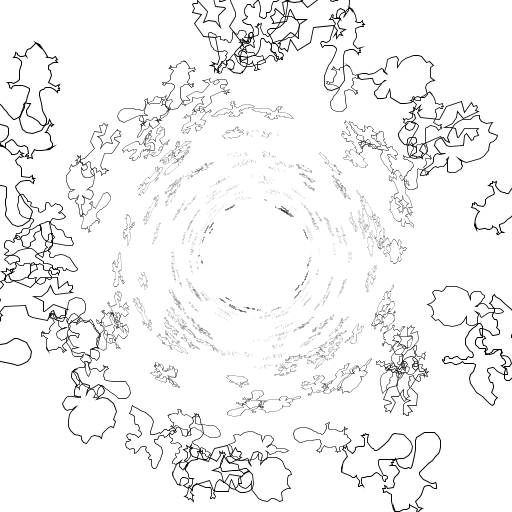
Frame 1 (no input)
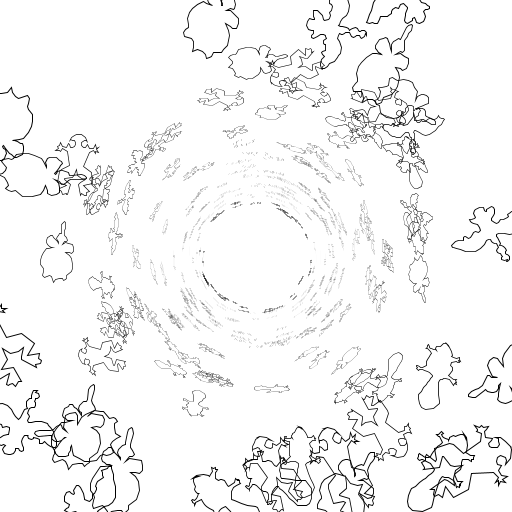
Frame 2 (the mouse pressed at the canvas centre, redrawn once)

The Processing sketch that drew these frames (run headless with seeded random() and noise(); the mouse was pressed at the canvas centre and the sketch redrawn once):

// Processing sketch: creature_tunnel
// ── creature_tunnel.pde
void setup() {
  size(512,512);
}

final float BASE_ANIMAL_SCALE = 100.0;
final float TUNNEL_RADIUS = 50;

void drawAnimal(float[][] pts) {
  beginShape();
  for(int i = 0; i < pts.length; i++) {
    vertex(BASE_ANIMAL_SCALE*pts[i][0] - BASE_ANIMAL_SCALE/2,
           BASE_ANIMAL_SCALE*pts[i][1] - BASE_ANIMAL_SCALE/2); 
  }
  endShape(CLOSE); 
}

void transformToTunnelPoint() {
   float theta, zz, r, dx, dy, tx, ty, tunneldist;
   do {
     theta = random(TWO_PI);
     // Bastardization of perspective transform.
     zz = random(5) + 1.0;
     r = height/2 + TUNNEL_RADIUS;
     dx = r * cos(theta) / zz;
     dy = r * sin(theta) / zz;
     tx = width/2 + dx;
     ty = height/2 + dy;
     tunneldist = sqrt(dx*dx + dy*dy);
     // Rejection sampling.
   } while (tunneldist < TUNNEL_RADIUS);
   
   translate(tx, ty);
   
   float persp = (tunneldist - TUNNEL_RADIUS + 25) / (height/2);
   // Persepective attentuation.
   float angle = atan2(dy, dx);
   rotate(angle);
   scale(min(1.0,persp*persp*persp*2), min(1.0,persp));
   rotate(-angle);
   
   // Random rotation.
   rotate(random(2*PI));
}

void draw() {
  background(0xffffff);
  fill(0,0,0,0);
  for (int i = 0; i < 300; i++) {
    pushMatrix();
     transformToTunnelPoint();
     drawAnimal(ANIMALS[floor(random(ANIMALS.length))]);
    popMatrix(); 
  }
  noLoop();
}

// ── animals.pde
final float[][] GOOSE = 
{{0.53515625,0.14648438},
{0.56640625,0.14648438},
{0.5839844,0.17382812},
{0.5800781,0.19335938},
{0.5644531,0.20507812},
{0.5625,0.22070312},
{0.5644531,0.23632812},
{0.5761719,0.24414062},
{0.5878906,0.27148438},
{0.58984375,0.2890625},
{0.5683594,0.30664062},
{0.5546875,0.3203125},
{0.5546875,0.34375},
{0.5546875,0.37109375},
{0.5703125,0.37695312},
{0.5839844,0.3984375},
{0.5839844,0.41601562},
{0.5839844,0.4375},
{0.60546875,0.44726562},
{0.6308594,0.44335938},
{0.6582031,0.41210938},
{0.7167969,0.38085938},
{0.7734375,0.37695312},
{0.79296875,0.38671875},
{0.82421875,0.40039062},
{0.8652344,0.42382812},
{0.8984375,0.46679688},
{0.9316406,0.49023438},
{0.953125,0.515625},
{0.9589844,0.52734375},
{0.9589844,0.55078125},
{0.9355469,0.5683594},
{0.91015625,0.5703125},
{0.8730469,0.56640625},
{0.84375,0.5566406},
{0.83203125,0.55078125},
{0.81640625,0.5761719},
{0.796875,0.5878906},
{0.79296875,0.58203125},
{0.7753906,0.5527344},
{0.7558594,0.55078125},
{0.71875,0.56640625},
{0.71875,0.57421875},
{0.7050781,0.5878906},
{0.67578125,0.5957031},
{0.65625,0.5703125},
{0.65625,0.5683594},
{0.6308594,0.5839844},
{0.62890625,0.5859375},
{0.6230469,0.6171875},
{0.6269531,0.6542969},
{0.6542969,0.6816406},
{0.66796875,0.7011719},
{0.6777344,0.7246094},
{0.67578125,0.7441406},
{0.65234375,0.7441406},
{0.62890625,0.734375},
{0.60546875,0.7421875},
{0.609375,0.7636719},
{0.6035156,0.796875},
{0.5839844,0.81640625},
{0.5625,0.8300781},
{0.5234375,0.83203125},
{0.49414062,0.8105469},
{0.49414062,0.7832031},
{0.49414062,0.7597656},
{0.47851562,0.7578125},
{0.46484375,0.7792969},
{0.40625,0.7871094},
{0.3984375,0.7714844},
{0.3984375,0.7480469},
{0.41992188,0.7050781},
{0.43359375,0.6816406},
{0.47070312,0.65234375},
{0.48046875,0.6425781},
{0.46289062,0.5957031},
{0.453125,0.5859375},
{0.42382812,0.5859375},
{0.39257812,0.609375},
{0.3671875,0.59375},
{0.328125,0.59375},
{0.3125,0.6074219},
{0.3046875,0.625},
{0.2734375,0.63671875},
{0.25585938,0.63671875},
{0.22265625,0.6171875},
{0.19335938,0.6113281},
{0.171875,0.62890625},
{0.15234375,0.6464844},
{0.140625,0.6640625},
{0.115234375,0.6425781},
{0.091796875,0.62890625},
{0.068359375,0.625},
{0.046875,0.60546875},
{0.0625,0.5917969},
{0.103515625,0.5449219},
{0.14257812,0.5136719},
{0.19335938,0.45507812},
{0.28320312,0.39453125},
{0.34375,0.390625},
{0.39257812,0.40820312},
{0.42773438,0.43945312},
{0.45898438,0.45507812},
{0.48828125,0.46679688},
{0.5019531,0.46679688},
{0.50390625,0.46679688},
{0.5097656,0.4453125},
{0.5097656,0.421875},
{0.5097656,0.37695312},
{0.51171875,0.34960938},
{0.5292969,0.33398438},
{0.5175781,0.31835938},
{0.5019531,0.30078125},
{0.49414062,0.2734375},
{0.49804688,0.24414062},
{0.5097656,0.234375},
{0.51953125,0.22265625},
{0.51953125,0.203125},
{0.51171875,0.1953125},
{0.5058594,0.16601562},
{0.5058594,0.14648438},
{0.51953125,0.1328125},
{0.5390625,0.12695312},
{0.5488281,0.12695312}};

final float[][] BEAVER = 
{{0.45117188,0.037109375},
{0.49414062,0.048828125},
{0.5527344,0.107421875},
{0.5839844,0.15429688},
{0.5839844,0.171875},
{0.6074219,0.16796875},
{0.6425781,0.16796875},
{0.66796875,0.13867188},
{0.6777344,0.16015625},
{0.6972656,0.17382812},
{0.6738281,0.18359375},
{0.6953125,0.203125},
{0.6699219,0.20898438},
{0.6542969,0.203125},
{0.6074219,0.2421875},
{0.6171875,0.27929688},
{0.63671875,0.29296875},
{0.6464844,0.3046875},
{0.6542969,0.3359375},
{0.640625,0.39453125},
{0.640625,0.4140625},
{0.7109375,0.44335938},
{0.7480469,0.41796875},
{0.7421875,0.43945312},
{0.7597656,0.45117188},
{0.7441406,0.45898438},
{0.7636719,0.47460938},
{0.7441406,0.48242188},
{0.7402344,0.50390625},
{0.7050781,0.4765625},
{0.66796875,0.46289062},
{0.6171875,0.47265625},
{0.59765625,0.48828125},
{0.5859375,0.49804688},
{0.56640625,0.5058594},
{0.5605469,0.5234375},
{0.56640625,0.5546875},
{0.5996094,0.6386719},
{0.62109375,0.703125},
{0.66796875,0.77734375},
{0.6777344,0.8105469},
{0.63671875,0.9042969},
{0.5546875,0.9511719},
{0.49609375,0.9511719},
{0.453125,0.921875},
{0.421875,0.8671875},
{0.40625,0.8203125},
{0.40820312,0.7949219},
{0.41992188,0.7578125},
{0.42382812,0.7011719},
{0.43554688,0.65234375},
{0.44335938,0.6269531},
{0.45117188,0.5859375},
{0.45898438,0.55078125},
{0.46289062,0.5234375},
{0.45703125,0.5078125},
{0.41992188,0.48828125},
{0.38867188,0.484375},
{0.34765625,0.49023438},
{0.32421875,0.49804688},
{0.30273438,0.5},
{0.29101562,0.51171875},
{0.28125,0.53125},
{0.25585938,0.5214844},
{0.25390625,0.50390625},
{0.24023438,0.4921875},
{0.23632812,0.47851562},
{0.25390625,0.4765625},
{0.27148438,0.47070312},
{0.29101562,0.4765625},
{0.30859375,0.46679688},
{0.33007812,0.45117188},
{0.34765625,0.4296875},
{0.34179688,0.40625},
{0.33398438,0.37695312},
{0.33398438,0.33984375},
{0.33398438,0.3046875},
{0.33984375,0.2734375},
{0.34179688,0.24804688},
{0.33007812,0.234375},
{0.30859375,0.2265625},
{0.28710938,0.21679688},
{0.27539062,0.21875},
{0.25,0.22460938},
{0.265625,0.2109375},
{0.265625,0.18945312},
{0.26757812,0.17578125},
{0.26953125,0.1640625},
{0.2890625,0.16992188},
{0.28710938,0.18945312},
{0.3046875,0.1953125},
{0.3203125,0.1953125},
{0.34375,0.19140625},
{0.36914062,0.18164062},
{0.38085938,0.1875},
{0.36914062,0.16992188},
{0.3671875,0.15820312},
{0.36914062,0.140625},
{0.38085938,0.123046875},
{0.40429688,0.109375},
{0.41601562,0.091796875},
{0.43164062,0.064453125},
{0.44921875,0.05078125},
{0.46679688,0.044921875},
{0.49414062,0.05859375},
{0.5097656,0.07421875}};

final float[][] FROG =
{{0.5292969,0.03125},
{0.5625,0.037109375},
{0.6308594,0.0859375},
{0.6660156,0.15625},
{0.640625,0.125},
{0.609375,0.123046875},
{0.56640625,0.15820312},
{0.5722656,0.1953125},
{0.6035156,0.22460938},
{0.6347656,0.22851562},
{0.6660156,0.18945312},
{0.6933594,0.2421875},
{0.7519531,0.23632812},
{0.7910156,0.18554688},
{0.796875,0.24023438},
{0.83203125,0.23046875},
{0.8066406,0.265625},
{0.8378906,0.3046875},
{0.7890625,0.28710938},
{0.79296875,0.31445312},
{0.76171875,0.265625},
{0.6933594,0.296875},
{0.6152344,0.5058594},
{0.7441406,0.58984375},
{0.7597656,0.7597656},
{0.6230469,0.7890625},
{0.7167969,0.8671875},
{0.6699219,0.8886719},
{0.6699219,0.9277344},
{0.64453125,0.9355469},
{0.60546875,0.90625},
{0.5917969,0.9355469},
{0.5527344,0.7714844},
{0.5761719,0.7480469},
{0.65234375,0.7050781},
{0.5878906,0.6875},
{0.5214844,0.6386719},
{0.50390625,0.55078125},
{0.47851562,0.62109375},
{0.45507812,0.6621094},
{0.33984375,0.68359375},
{0.33789062,0.69140625},
{0.4296875,0.765625},
{0.38085938,0.9238281},
{0.375,0.91015625},
{0.36523438,0.9003906},
{0.3046875,0.9121094},
{0.30078125,0.8691406},
{0.27734375,0.8515625},
{0.26953125,0.8515625},
{0.2578125,0.83203125},
{0.36132812,0.78125},
{0.34179688,0.7636719},
{0.22851562,0.7363281},
{0.25195312,0.58203125},
{0.27539062,0.5449219},
{0.3984375,0.49414062},
{0.36328125,0.28710938},
{0.29101562,0.24609375},
{0.25390625,0.28320312},
{0.24804688,0.27148438},
{0.23242188,0.26367188},
{0.1875,0.2734375},
{0.22070312,0.24023438},
{0.21484375,0.20898438},
{0.24023438,0.203125},
{0.25585938,0.15820312},
{0.27148438,0.18359375},
{0.28710938,0.20703125},
{0.34570312,0.22265625},
{0.37890625,0.1640625},
{0.38867188,0.18554688},
{0.40820312,0.22070312},
{0.44335938,0.23046875},
{0.4609375,0.21679688},
{0.47460938,0.18164062},
{0.48046875,0.15625},
{0.4609375,0.12890625},
{0.4375,0.12109375},
{0.40429688,0.115234375},
{0.38671875,0.13867188},
{0.41015625,0.0859375},
{0.45898438,0.056640625},
{0.49804688,0.0390625},
{0.5390625,0.03125}};

final float[][] ECHIDNA =
{{0.50390625,0.046875},
{0.47851562,0.072265625},
{0.47070312,0.099609375},
{0.484375,0.20703125},
{0.48632812,0.22851562},
{0.45898438,0.23828125},
{0.43945312,0.26367188},
{0.42773438,0.2890625},
{0.42578125,0.31835938},
{0.44335938,0.34765625},
{0.46484375,0.359375},
{0.4765625,0.375},
{0.47265625,0.38476562},
{0.44726562,0.359375},
{0.39648438,0.32421875},
{0.37304688,0.31054688},
{0.34375,0.28710938},
{0.31640625,0.29296875},
{0.30273438,0.30859375},
{0.2734375,0.33789062},
{0.26757812,0.37109375},
{0.27148438,0.4140625},
{0.29101562,0.43945312},
{0.31054688,0.44335938},
{0.33984375,0.45703125},
{0.37109375,0.45898438},
{0.39257812,0.45703125},
{0.328125,0.48046875},
{0.28710938,0.49414062},
{0.25585938,0.5644531},
{0.23046875,0.62890625},
{0.23242188,0.6816406},
{0.25,0.75},
{0.29882812,0.7890625},
{0.3125,0.8105469},
{0.30664062,0.8457031},
{0.31054688,0.8925781},
{0.33789062,0.9199219},
{0.41796875,0.8769531},
{0.44921875,0.88671875},
{0.48828125,0.9277344},
{0.50390625,0.9667969},
{0.5332031,0.9140625},
{0.5957031,0.890625},
{0.6386719,0.88671875},
{0.66796875,0.9121094},
{0.6894531,0.8886719},
{0.7050781,0.8613281},
{0.6953125,0.8183594},
{0.76171875,0.75},
{0.765625,0.7109375},
{0.765625,0.6503906},
{0.7265625,0.5605469},
{0.6875,0.51953125},
{0.6171875,0.49414062},
{0.67578125,0.48046875},
{0.71484375,0.48046875},
{0.73828125,0.44726562},
{0.7324219,0.39257812},
{0.7011719,0.35351562},
{0.63671875,0.3515625},
{0.57421875,0.3515625},
{0.5390625,0.38671875},
{0.5683594,0.33789062},
{0.59765625,0.32617188},
{0.6074219,0.30664062},
{0.58203125,0.26953125},
{0.55078125,0.24023438},
{0.5390625,0.21875},
{0.53515625,0.16796875},
{0.5371094,0.13671875},
{0.5371094,0.095703125},
{0.51953125,0.0546875},
{0.50390625,0.046875}};

final float[][][] ANIMALS = {GOOSE, FROG, BEAVER, ECHIDNA};
